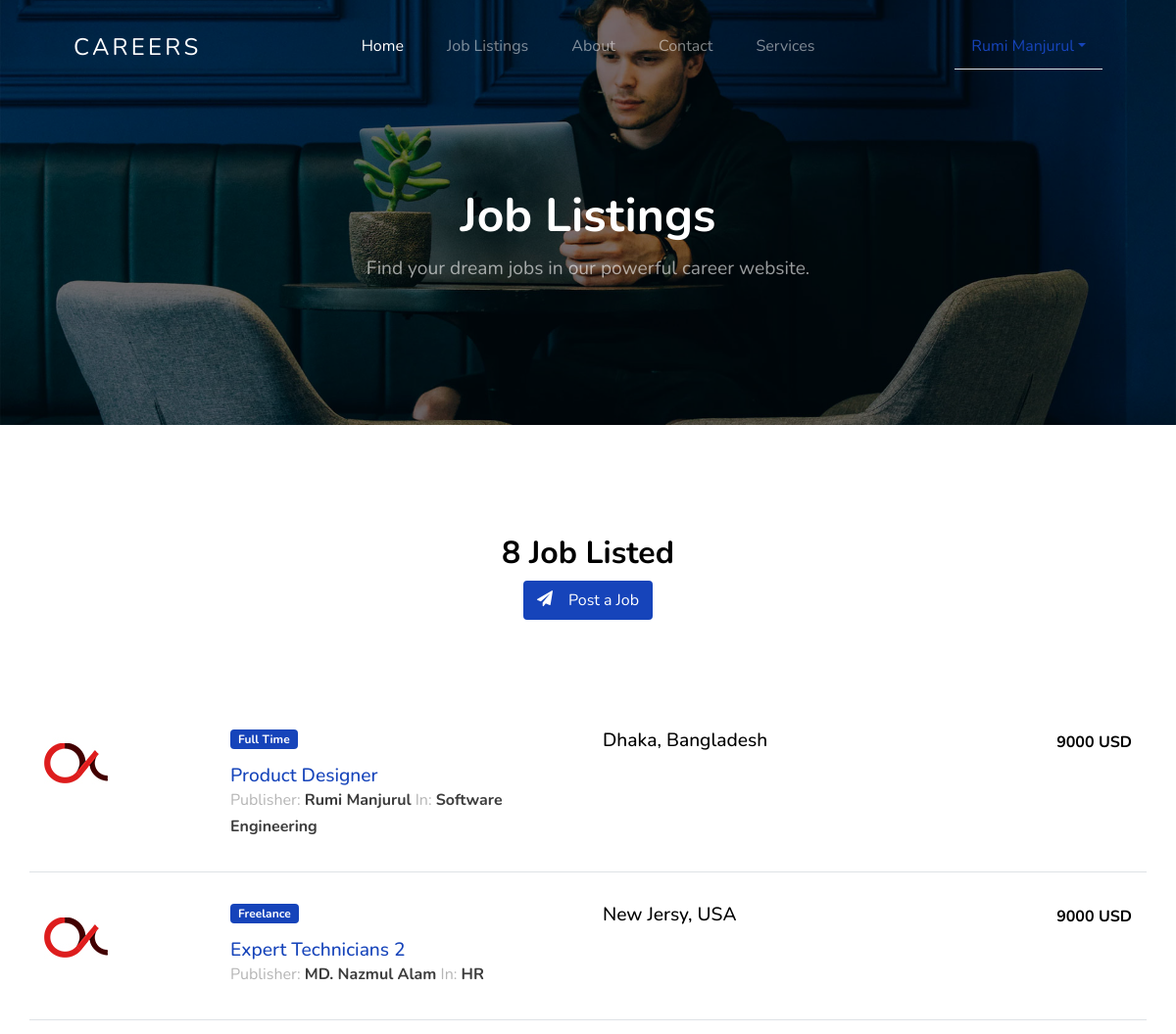
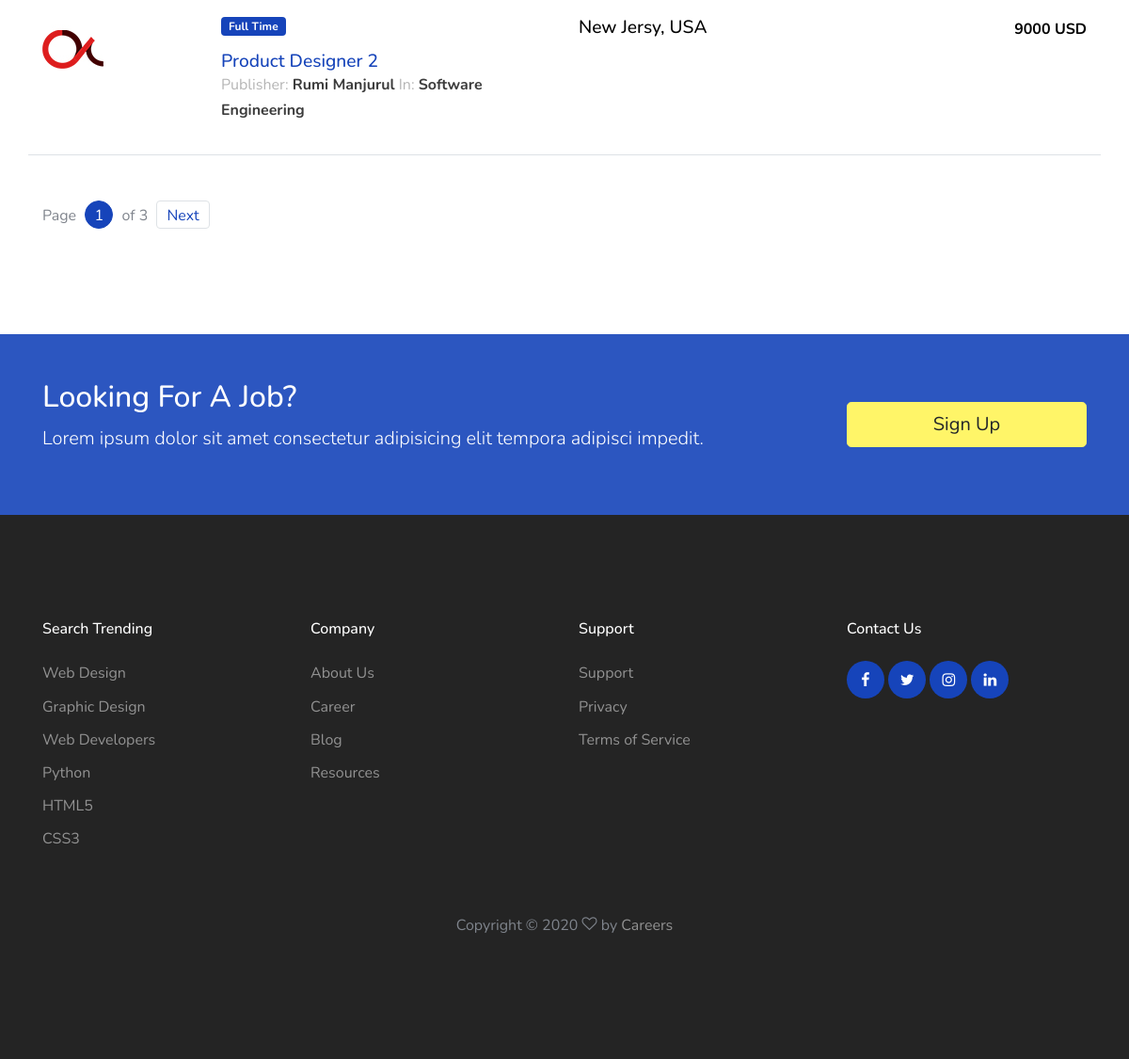
Page /jobs/job-listing/ (signed in) on the committed database (2 pictures, top to bottom).
### jobs/models.py (models this page shows, shortened)
class JobListing(models.Model):
    user = models.ForeignKey(settings.AUTH_USER_MODEL, on_delete=models.CASCADE)
    title = models.CharField(max_length=100)
    company_name = models.CharField(max_length=200)
    employment_status = models.CharField(choices=JOB_TYPE, max_length=10)
    vacancy = models.CharField(max_length=10, null=True)
    gender = models.CharField(choices=GENDER, max_length=30, null=True)
    category = models.CharField(choices=CATEGORY, max_length =30)
    description = models.TextField()
    responsibilities = models.TextField()
    experience = models.CharField(max_length=100)
    job_location = models.CharField(max_length=120)
    Salary = models.CharField(max_length=100)
    image = models.ImageField(blank=True, upload_to='media', null=True)
    application_deadline = models.DateTimeField()
    published_on = models.DateTimeField(default=timezone.now)

### jobs/views.py (the view)
# urls.py: path('job-listing/', job_listing, name='job-listing'),
@login_required
def job_listing(request):
    query = JobListing.objects.all().count()
    qs = JobListing.objects.all().order_by('-published_on')
    paginator = Paginator(qs, 3) #Show 3 jobs per page
    page = request.GET.get('page')
    try:
        qs = paginator.page(page)
    except PageNotAnInteger:
        qs = paginator.page(1)
    except EmptyPage:
        qs = paginator.page(paginator.num_pages)
    context = {
        'query': qs,
        'job_qs':query
    }
    return render(request, "jobs/job_listing.html", context)

### templates/jobs/job_listing.html (shortened to what this page needs)
{% extends 'base.html' %}
{% load static %}
{% block content %}
<section class="home-section section-hero inner-page overlay bg-image"
          style="background-image: url('{% static 'images/hero_1.jpg' %}');"
      id="home-section">
      <div class="container">
        <div class="row align-items-center justify-content-center">
          <div class="col-md-12">
            <div class="mb-5 text-center">
              <h1 class="text-white font-weight-bold">Job Listings</h1>
              <p>Find your dream jobs in our powerful career website.</p>
            </div>
          </div>
        </div>
      </div>
    </section>
<section class="site-section">
      <div class="container">
        <div class="row mb-5 justify-content-center">
          <div class="col-md-7 text-center">
            <h2 class="section-title mb-2">{{ job_qs }} Job Listed</h2>
              <div class="mb-5 text-center">
                  <a  href="{% url 'jobs:job-post' %}" class="btn btn-primary border-width-2 d-none d-lg-inline-block">
                      <span class="mr-2 icon-paper-plane">
                      </span>Post a Job</a>
            </div>
          </div>
        </div>
        <div class="mb-5">
             {% for q in query %}
          <div class="row align-items-start job-item border-bottom pb-3 mb-3 pt-3">
            <div class="col-md-2">
              <a  href=""><img class="img-fluid" src="{% static 'images/featured-listing-2.jpg' %}" alt="image" ></a>
            </div>
            <div class="col-md-4">
              <span class="badge badge-primary px-2 py-1 mb-3">
                    {{ q.employment_status }}
              </span>
              <h2><a href="{% url 'jobs:job-single' q.id %}">{{ q.title }}</a> </h2>
              <p class="meta">Publisher: <strong>{{ q.user.first_name }} {{ q.user.last_name }}</strong> In: <strong>{{ q.category }}</strong></p>
            </div>
            <div class="col-md-3 text-left">
              <h3>{{ q.job_location }}</h3>
            </div>
            <div class="col-md-3 text-md-right">
              <strong class="text-black">{{ q.Salary }}</strong>
            </div>
          </div>
            {% endfor %}
        </div>
        <div class="row pagination-wrap">
          <div class="col-md-6 text-center text-md-left">
            <div class="custom-pagination ml-auto">
              <div class="d-inline-block">
                Page <a href="#" class="active">{{ query.number }}</a> of  {{ query.paginator.num_pages }}
              </div>
              {% if query.has_next %}
              <a href="?page={{ query.next_page_number }}" class="next">Next</a>
               {% endif %}
            </div>
          </div>
        </div>
      </div>
    </section>
{% endblock %}

### templates/base.html (shortened to what this page needs)
{% load static %}
<html lang="en">
  <head>
    <link rel="stylesheet" href="{% static 'css/custom-bs.css' %}">
    <link rel="stylesheet" href="{% static 'css/jquery.fancybox.min.css' %}">
    <link rel="stylesheet" href="{% static 'css/bootstrap-select.min.css' %}">
    <link rel="stylesheet" href="{% static 'fonts/icomoon/style.css' %}">
    <link rel="stylesheet" href="{% static 'fonts/line-icons/style.css' %}">
    <link rel="stylesheet" href="{% static 'css/owl.carousel.min.css' %}">
    <link rel="stylesheet" href="{% static 'css/animate.min.css' %}">
    <link rel="stylesheet" href="{% static 'css/style.css' %}">
  </head>
  <body id="top">
<div class="site-wrap">
{% include 'navbar.html' %}
 {% block content %}
 {% endblock %}
    <section class="py-5 bg-image overlay-primary fixed overlay" >
      <div class="container">
        <div class="row align-items-center">
          <div class="col-md-8">
            <h2 class="text-white">Looking For A Job?</h2>
            <p class="mb-0 text-white lead">Lorem ipsum dolor sit amet consectetur adipisicing elit tempora adipisci
              impedit.</p>
          </div>
          <div class="col-md-3 ml-auto">
            <a href="{% url 'accounts:signup' %}" class="btn btn-warning btn-block btn-lg">Sign Up</a>
          </div>
        </div>
      </div>
    </section>
    <footer class="site-footer">
      <div class="container">
        <div class="row mb-5">
          <div class="col-6 col-md-3 mb-4 mb-md-0">
            <h3>Search Trending</h3>
            <ul class="list-unstyled">
              <li><a href="#">Web Design</a></li>
              <li><a href="#">Graphic Design</a></li>
              <li><a href="#">Web Developers</a></li>
              <li><a href="#">Python</a></li>
              <li><a href="#">HTML5</a></li>
              <li><a href="#">CSS3</a></li>
            </ul>
          </div>
          <div class="col-6 col-md-3 mb-4 mb-md-0">
            <h3>Company</h3>
            <ul class="list-unstyled">
              <li><a href="#">About Us</a></li>
              <li><a href="#">Career</a></li>
              <li><a href="#">Blog</a></li>
              <li><a href="#">Resources</a></li>
            </ul>
          </div>
          <div class="col-6 col-md-3 mb-4 mb-md-0">
            <h3>Support</h3>
            <ul class="list-unstyled">
              <li><a href="#">Support</a></li>
              <li><a href="#">Privacy</a></li>
              <li><a href="#">Terms of Service</a></li>
            </ul>
          </div>
          <div class="col-6 col-md-3 mb-4 mb-md-0">
            <h3>Contact Us</h3>
            <div class="footer-social">
              <a href="#"><span class="icon-facebook"></span></a>
              <a href="#"><span class="icon-twitter"></span></a>
              <a href="#"><span class="icon-instagram"></span></a>
              <a href="#"><span class="icon-linkedin"></span></a>
            </div>
          </div>
        </div>
        <div class="row text-center">
          <div class="col-12">
            <p>
              Copyright &copy;
              <script>document.write(new Date().getFullYear());</script>  <i
                class="icon-heart-o" aria-hidden="true"></i> by <a href="om" target="_blank">Careers</a>
            </p>
          </div>
        </div>
      </div>
    </footer>
  </div>
  </body>
</html>

### templates/navbar.html (shortened to what this page needs)
{% load static %}
<header class="site-navbar mt-3">
  <div class="container-fluid">
    <div class="row align-items-center">
      <div class="site-logo col-6"><a href="{% url 'home' %}">Careers</a></div>
      <nav class="mx-auto site-navigation">
        <ul class="site-menu js-clone-nav d-none d-xl-block ml-0 pl-0">
          <li><a href="{% url 'home' %}" class="nav-link active">Home</a></li>
          <li><a href="{% url 'jobs:job-listing' %}">Job Listings</a></li>
          <li><a href="{% url 'jobs:about' %}">About</a></li>
          <li><a href="{% url 'jobs:contact' %}">Contact</a></li>
             <li><a href="{% url 'jobs:service' %}"> Services</a></li>
        </ul>
      </nav>
{% if user.is_authenticated %}
      <div class="right-cta-menu text-right d-flex aligin-items-center col-6">
        <div class="ml-auto">
          <ul class="nav nav-tabs">
  <li class="nav-item dropdown">
    <a class="nav-link dropdown-toggle" data-toggle="dropdown" href="#" role="button" aria-haspopup="True" aria-expanded="false">
      {{request.user.first_name}} {{request.user.last_name}}</a>
  </li>
</ul>
        </div>
      </div>
{% endif %}
    </div>
  </div>
    </header>

### rows in the picture
JobListing: employment_status "Full Time", title "Product Designer", user.first_name "Rumi", user.last_name "Manjurul", category "Software Engineering", job_location "Dhaka, Bangladesh", Salary "9000 USD"
JobListing: employment_status "Freelance", title "Expert Technicians 2", user.first_name "MD. Nazmul", user.last_name "Alam", category "HR", job_location "New Jersy, USA", Salary "9000 USD"
JobListing: employment_status "Full Time", title "Product Designer 2", user.first_name "Rumi", user.last_name "Manjurul", category "Software Engineering", job_location "New Jersy, USA", Salary "9000 USD"

### other values in the picture
{{ request.user.first_name }} "Rumi"
{{ request.user.last_name }} "Manjurul"
{{ job_qs }} "8"
{{ query.number }} "1"
{{ query.paginator.num_pages }} "3"
